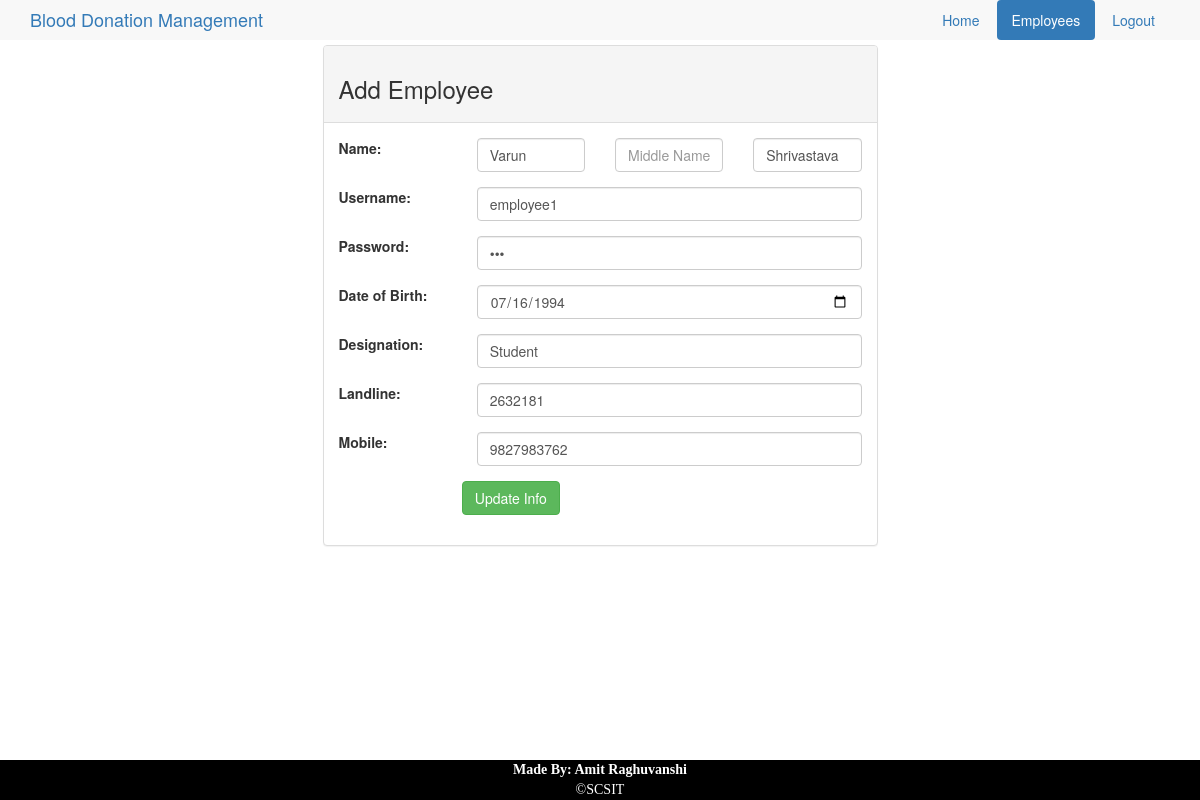
Page /admin/edit.php?id=11 (signed in) on the committed database.
### tables this page shows
CREATE TABLE IF NOT EXISTS `employees` (
  `id` int(11) NOT NULL AUTO_INCREMENT,
  `f_name` varchar(35) NOT NULL,
  `m_name` varchar(15) DEFAULT NULL,
  `l_name` varchar(35) NOT NULL,
  `username` varchar(15) NOT NULL,
  `password` varchar(15) NOT NULL,
  `b_day` date NOT NULL,
  `prc_nr` int(25) NOT NULL,
  `designation` varchar(35) NOT NULL,
  `landline` varchar(10) DEFAULT NULL,
  `mobile_nr` varchar(11) NOT NULL,
  PRIMARY KEY (`id`),
  UNIQUE KEY `username` (`username`),
  UNIQUE KEY `prc_nr` (`prc_nr`)
);

### admin/php/DBConnect.php (called while the page is built, shortened)
<?php
class DBConnect {
    private $db = NULL;
    public function __construct() {
        $dsn = 'mysql:dbname=' . self::DB_NAME . ';host=' . self::DB_SERVER;
        try {
            $this->db = new PDO($dsn, self::DB_USER, self::DB_PASSWORD);
        } catch (PDOException $e) {
            throw new Exception('Connection failed: ' .
            $e->getMessage());
        }
        return $this->db;
    }
    public function getEmployees(){
        $stmt = $this->db->prepare("SELECT * FROM employees");
        $stmt->execute();
        return $stmt->fetchAll();
    }
    public function getEmployeeById($id){
        $stmt = $this->db->prepare("SELECT * FROM employees WHERE id=?");
        $stmt->execute([$id]);
        return $stmt->fetchAll();
    }
}

### admin/edit.php (the view, shortened to what this page needs)
<?php
if(isset($_GET['id'])){
    $id = $_GET['id'];
}
require_once 'php/DBConnect.php';
$db = new DBConnect();
$db->auth();
$employee = $db->getEmployeeById($id);
$employees = $db->getEmployees();
include 'layout/_header.php';
include 'layout/_top_nav.php';
?>
<div class="container">
    <div class="row">
        <div class="col-md-3"></div>
        <div class="col-md-6">
            <div class="panel panel-default">
                <div class="panel-heading">
                    <h3>Add Employee</h3>
                </div>
                <div class="panel-body">
                    <form class="form-horizontal" role="form" method="post" action="edit.php">
                        <div class="form-group">
                            <label class="col-md-3">Name:</label>
                            <div class="col-sm-3"> <input type="text" value="<?= $employee[0]['f_name']; ?>" name="firstName" class="form-control" placeholder="First Name" required="true"> </div>
                            <div class="col-sm-3"><input type="text" value="<?= $employee[0]['m_name']; ?>" name="middleName" class="form-control" placeholder="Middle Name"></div>
                            <div class="col-sm-3"><input type="text" value="<?= $employee[0]['l_name']; ?>" name="lastName" class="form-control" placeholder="Last Name" required="true"></div>
                        </div>
                        <div class="form-group">
                            <label class="col-md-3">Username:</label>
                            <div class="col-sm-9"><input type="text" value="<?= $employee[0]['username']; ?>" name="username" class="form-control" required="true"></div>
                        </div>
                        <div class="form-group">
                            <label class="col-md-3">Password:</label>
                            <div class="col-sm-9"><input type="password" value="<?= $employee[0]['password']; ?>" name="password" class="form-control" required="true"></div>
                        </div>
                        <div class="form-group">
                            <label class="col-md-3">Date of Birth:</label>
                            <div class="col-sm-9"><input type="date" value="<?= $employee[0]['b_day']; ?>" name="dob" class="form-control" required="true"></div>
                        </div>
                        <div class="form-group">
                            <label class="col-md-3">Designation:</label>
                            <div class="col-sm-9"><input type="text" value="<?= $employee[0]['designation']; ?>" name="designation" class="form-control" required="true"></div>
                        </div>
                        <div class="form-group">
                            <label class="col-md-3">Landline:</label>
                            <div class="col-sm-9"><input type="number" value="<?= $employee[0]['landline']; ?>" min="0" max="10000000000" name="landline" class="form-control" required="true"></div>
                        </div>
                        <div class="form-group">
                            <label class="col-md-3">Mobile:</label>
                            <div class="col-sm-9"><input type="number" value="<?= $employee[0]['mobile_nr']; ?>" min="0" max="10000000000" name="mobile" class="form-control" required="true"></div>
                        </div>
                        <div class="form-group">
                            <label class="col-md-3"></label>
                            <button type="submit" class="btn btn-success btn-md" name="submit">Update Info</button>
                        </div>
                    </form>
                </div>
            </div>
        </div>
        <div class="col-md-3"></div>
    </div>
</div>
<?php include 'layout/_footer.php'; ?>

### admin/css/mystyle.css (style rules this page uses)
body { padding-top: 3.2em; }

### rows in the picture
employees: firstName "Varun", lastName "Shrivastava", username "employee1", dob "07/16/1994", designation "Student", landline "2632181", mobile "9827983762"
